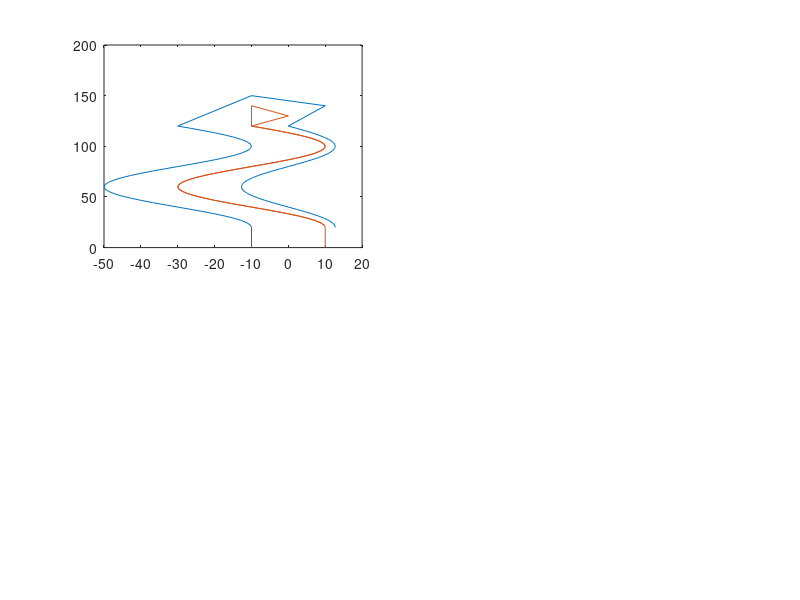

Write MATLAB code to recreate this figure. (Note: this script raises an error after producing the figure.)
% Revision 0.03.0
% Personal Project - Completed: 01.19.2018
%
% Changes:
%	Implemented simple Feed-Forward Neural Network
%	Changed sensor type to 5 range detection
%	Merged two sides of track into one
%	Overhauled range detection algorithm
%	Removed POV view -> Replaced with Sensor Input
%	Removed Sensor Data -> Replaced with Neural Network Output
%	Overhauled Simulation Loop

clear
close all

%% Define Variables

% Loads map automatically from file MAP.mat
% Matrix should be in format:
% [Ax1 ... xn ; Ay1 ... yn ; Bx1 ... Bxn ; By1 ... Byn ];
% Where each coordinate pair (Axn, Ayn) or (Bxn, Byn) makes up one vertex
% of the road edge.

load('MAP.mat') % G_MAP -> GLOBAL MAP
x = (MAP(1,1) + MAP(3,1))/2; % Get starting coordinate
y = (MAP(2,1) + MAP(4,1))/2; % Get starting coordinate
xyxy = [x;y;x;y]; % Coordinate matrix for local coordinate calculations
trajectory = [x;y]; % Define trajectory matrix

% Neural Network Weights & Biases predefined - optimized via Tensorflow
% with backpropogation algorithm.
NNW = [[ 0.1596465   0.44959277 -0.00815194 -0.47613883 -0.16558288];
		[ 0.09106452  0.36212254  0.8983053   0.38876307  0.07883844]];
NNb = [-0.78498626; 0.00216872];

theta = atan2(MAP(2,2)-MAP(2,1) , MAP(1,2)-MAP(1,1)) - pi/2; % Theta for car and map rotation
R = [cos(theta),-sin(theta) ; sin(theta),cos(theta)]; % R -> Car rotation matrix
Rm = [R', zeros(2) ; zeros(2), R']; % Rm -> Map rotation matrix

% Converts Global Map to Local Map
lmap = Rm*(MAP - xyxy(:,ones(1,length(MAP)))); % L_MAP -> LOCAL MAP

IntG = zeros(2,5); % Global Intersect
IntL = zeros(2,5); % Local Intersect

% Simulation Parameters
dt = 0.05;				% Simulation timestep size (seconds)
D = 0.5;				% Distance between car front - back axle
sensorR = 10;			% Sensor Radius
sensorD = zeros(1,5);	% Distance from Sensor (Placeholder)

% Define Car model & create new Car
Car = [0    1   0   -1 0 nan;
	   0 -0.5 1.5 -0.5 0 nan];
CarSensor = [-sensorR 0 nan -sensorR*cosd(45) 0 nan       0 0 nan sensorR*cosd(45) 0 nan sensorR 0;
			        0 0 nan  sensorR*sind(45) 0 nan sensorR 0 nan sensorR*sind(45) 0 nan       0 0];
Car = [Car CarSensor];
CarGlobal = R*Car;

%% GUI
	%% Global Coordinate View
	subplot(2,2,1);
	plot(MAP([1,3],:)', MAP([2,4],:)');
	% PMG => Pointer Marker Global
	pmg = mapshow(IntG(1,:), IntG(2,:), 'DisplayType', 'Point', 'Marker', 'o');
	axis equal
	hold on;
	hcar = plot(CarGlobal(1,:)+x,   CarGlobal(2,:)+y,...
				 trajectory(1,:),   trajectory(2,:), 'r:');
			 % Handle Car Local
	hold off;

	%% Local Coordinate View
	subplot(2,2,2);
	hlmap = plot(lmap([1,3],:)', lmap([2,4],:)'); % Handle Local Map
	% PML => Pointer Marker Local
	pml = mapshow(IntL(:,1), IntL(:,2), 'DisplayType', 'Point', 'Marker', 'o');
	axis ([-20 20 -20 20])
	hold on;
	plot(Car(1,:), Car(2,:));
	hold off;
	grid;

	%% Sensor Data Input
	subplot(2,2,3);
	hsdat = plot((1:5), IntL(2,:), 'o'); % Handle Sensor Data
	set(gca, 'xlim', [0 6], 'ylim', [0 sensorR+5]);
	pl = line([1 1 nan 2 2 nan 3 3 nan 4 4 nan 5 5],...
			  [1 0 nan 2 0 nan 3 0 nan 4 0 nan 5 0]);
	pt = text(zeros(1,5), IntL(2,:), {'1', '2', '3', '4', '5'},...
		'HorizontalAlignment', 'Center');
	
	%% Neural Network Output
	subplot(2,2,4);
	steerplot = [-1;0];
	speedplot = [-1;0];
	hnno = plot(steerplot(1,:), steerplot(2,:), 'r-', speedplot(1,:), speedplot(2,:), 'b-'); % Handle Neural Network Output
	set(gca, 'xlim', [0 500], 'ylim', [-5 20]);
	grid on

%% Simulation Loop
while (1)
	%% World Dynamic
	% Updates world MAP and current CAR location and orientation
	
	R = [cos(theta),-sin(theta) ; sin(theta),cos(theta)];
	CarGlobal = R*Car;
	Rm = [R', zeros(2) ; zeros(2), R'];
	xyxy = [x;y;x;y];
	lmap = Rm*(MAP - xyxy(:,ones(1,length(MAP))));

	%% Sensor Intersect Stuff
	% Sensor handles intersection with polyxpoly()
	% Loops 5 times for each sensor.
	% Code to handle multiple intersection is extremely inelegant and
	% inefficient. Forgot min() max() function existed natively in MATLAB.
	% Can handle multiple intersections
	sensorG = [CarGlobal(1,7:20) ; CarGlobal(2,7:20)] + [x;y];
	sensorL = [Car(1,7:20) ; Car(2,7:20)];
	
	% The following checks if sensor intersects with track
	%	Checks for Global & Local MAP seperately
	%	If doesn't intersect, returns value of sensor's edge
	%		ie, sensor detects no track; return longest distance possible
	%
	%	Intersection = polyxpoly(sensorX, sensorY, mapX, mapY)
	%		Each variable is a matrix corresponding to points of a line
	%		Returns [x-pos y-pos] -> each is an N by 1 matrix
	%		N for number of intersect points
	%
	%	Length = 0
	%		-> return sensor's edge (No Intersect)
	%		Length = 1
	%			-> return Intersect (1 Intersect)
	%		Length > 1
	%			-> return first entry (Multi Intersects)
	
	for i=1:5
		a = 3*i-2; % Extended end of sensor
		b = a+1;   % Origin of sensor
		%% GLOBAL MAP
		LENGTH_L = length(polyxpoly(sensorG(1,a:b), sensorG(2,a:b), MAP(1,:), MAP(2,:)));
		LENGTH_R = length(polyxpoly(sensorG(1,a:b), sensorG(2,a:b), MAP(3,:), MAP(4,:)));
		switch (LENGTH_L + LENGTH_R)
			case 0
				IntG(:,i) = sensorG(:,a);
			case 1
				if (LENGTH_L)
					[IntG(1,i), IntG(2,i)] = polyxpoly(sensorG(1,a:b), sensorG(2,a:b), MAP(1,:), MAP(2,:));
				else
					[IntG(1,i), IntG(2,i)] = polyxpoly(sensorG(1,a:b), sensorG(2,a:b), MAP(3,:), MAP(4,:));
				end
			otherwise
				%% If Intersects Multiple Points
				dmin = sensorR; % Temporary min distance counter
				imax = 0; % Temporary index
				if (LENGTH_L && LENGTH_R)
					%% IF Intersects L & R tracks
					dminl = [sensorR 0]; % Splits LR for distance
					dminr = [sensorR 0];
					[tmpx, tmpy] = polyxpoly(sensorG(1,a:b), sensorG(2,a:b), MAP(1,:), MAP(2,:));
					for j=1:LENGTH_L
						if (dminl(1) >= hypot(tmpx(j)-sensorG(1,2), tmpy(j)-sensorG(2,2)))
							dminl(1) = hypot(tmpx(j)-sensorG(1,2), tmpy(j)-sensorG(2,2));
							dminl(2) = LENGTH_L;
						end
					end
					[tmpx, tmpy] = polyxpoly(sensorG(1,a:b), sensorG(2,a:b), MAP(3,:), MAP(4,:));
					for j=1:LENGTH_R
						if (dminr(1) >= hypot(tmpx(j)-sensorG(1,2), tmpy(j)-sensorG(2,2)))
							dminr(1) = hypot(tmpx(j)-sensorG(1,2), tmpy(j)-sensorG(2,2));
							dminr(2) = LENGTH_L;
						end
					end
					% Checks both L&R then gets the shortest one
					if (dminl(1) >= dminr(1))
						dmin = dminr(1);
						imax = dminr(2);
						[tmpx, tmpy] = polyxpoly(sensorG(1,a:b), sensorG(2,a:b), MAP(3,:), MAP(4,:));
					else
						dmin = dminl(1);
						imax = dminl(2);
						[tmpx, tmpy] = polyxpoly(sensorG(1,a:b), sensorG(2,a:b), MAP(1,:), MAP(2,:));
					end
				else
					%% If Intersects Multiple L but not R
					if (LENGTH_L)
						[tmpx, tmpy] = polyxpoly(sensorG(1,a:b), sensorG(2,a:b), MAP(1,:), MAP(2,:));
						for j=1:LENGTH_L 
							if (dmin >= hypot(tmpx(j)-sensorG(1,2), tmpy(j)-sensorG(2,2))) % Gets the closest intersect
								dmin = hypot(tmpx(j)-sensorG(1,2), tmpy(j)-sensorG(2,2));
								imax = j;
							end
						end
					else
						%% If Intersects Multiple R but not L
						[tmpx, tmpy] = polyxpoly(sensorG(1,a:b), sensorG(2,a:b), MAP(3,:), MAP(4,:));
						for j=1:LENGTH_R 
							if (dmin >= hypot(tmpx(j)-sensorG(1,2), tmpy(j)-sensorG(2,2))) % Gets the closest intersect
								dmin = hypot(tmpx(j)-sensorG(1,2), tmpy(j)-sensorG(2,2));
								imax = j;
							end
						end
					end
				end
				IntG(:,i) = [tmpx(imax), tmpy(imax)];
		end
		%% LOCAL MAP
		LENGTH_L = length(polyxpoly(sensorL(1,a:b), sensorL(2,a:b), lmap(1,:), lmap(2,:)));
		LENGTH_R = length(polyxpoly(sensorL(1,a:b), sensorL(2,a:b), lmap(3,:), lmap(4,:)));
		switch (LENGTH_L + LENGTH_R)
			case 0
				IntL(:,i) = sensorL(:,a);
			case 1
				if (LENGTH_L)
					[IntL(1,i), IntL(2,i)] = polyxpoly(sensorL(1,a:b), sensorL(2,a:b), lmap(1,:), lmap(2,:));
				else
					[IntL(1,i), IntL(2,i)] = polyxpoly(sensorL(1,a:b), sensorL(2,a:b), lmap(3,:), lmap(4,:));
				end
			otherwise
				%% If Intersects Multiple Points
				dmin = sensorR; % Temporary min distance counter
				imax = 0; % Temporary index
				if (LENGTH_L && LENGTH_R)
					%% IF Intersects L & R tracks
					dminl = [sensorR 0]; % Splits LR for distance
					dminr = [sensorR 0];
					[tmpx, tmpy] = polyxpoly(sensorL(1,a:b), sensorL(2,a:b), lmap(1,:), lmap(2,:));
					for j=1:LENGTH_L
						if (dminl(1) >= hypot(tmpx(j), tmpy(j)))
							dminl(1) = hypot(tmpx(j), tmpy(j));
							dminl(2) = LENGTH_L;
						end
					end
					[tmpx, tmpy] = polyxpoly(sensorL(1,a:b), sensorL(2,a:b), lmap(3,:), lmap(4,:));
					for j=1:LENGTH_R
						if (dminr(1) >= hypot(tmpx(j), tmpy(j)))
							dminr(1) = hypot(tmpx(j), tmpy(j));
							dminr(2) = LENGTH_L;
						end
					end
					% Checks both L&R then gets the shortest one
					if (dminl(1) >= dminr(1))
						dmin = dminr(1);
						imax = dminr(2);
						[tmpx, tmpy] = polyxpoly(sensorL(1,a:b), sensorL(2,a:b), lmap(3,:), lmap(4,:));
					else
						dmin = dminl(1);
						imax = dminl(2);
						[tmpx, tmpy] = polyxpoly(sensorL(1,a:b), sensorL(2,a:b), lmap(1,:), lmap(2,:));
					end
				else
					if (LENGTH_L)
						%% If Intersects Multiple L but not R
						[tmpx, tmpy] = polyxpoly(sensorL(1,a:b), sensorL(2,a:b), lmap(1,:), lmap(2,:));
						for j=1:LENGTH_L 
							if (dmin >= hypot(tmpx(j), tmpy(j))) % Gets the closest intersect
								dmin = hypot(tmpx(j), tmpy(j));
								imax = j;
							end
						end
					else
						%% If Intersects Multiple R but not L
						[tmpx, tmpy] = polyxpoly(sensorL(1,a:b), sensorL(2,a:b), lmap(3,:), lmap(4,:));
						for j=1:LENGTH_R 
							if (dmin >= hypot(tmpx(j), tmpy(j))) % Gets the closest intersect
								dmin = hypot(tmpx(j), tmpy(j));
								imax = j;
							end
						end
					end
				end
				IntL(:,i) = [tmpx(imax), tmpy(imax)];
		end
	end
	
	% Update Sensor Data
	for i=1:5
		sensorD(i) = hypot(IntL(1,i),IntL(2,i));
	end
	
	%% Neural Model
	% Simple NN with simple control
	% Current Activation Function: Identity (Do Nothing)
	% Current Output Range: [-1 ; 0] <-> [1 ; 20]
	
	steermodel = (NNW*sensorD' + NNb);
	steering = (steermodel(1))/10;
	speed = (steermodel(2));
	disp(steermodel)
	disp([steering,speed])
	
	%% Car Dynamic
	% Updates CAR dynamics based on NN control
	% Limiting trajectory length creates a moving trajectory
	% Limiting speedplot creates a moving plot
	
	theta = theta + speed*dt/D*steering; % Steering output range [-1:1]
	x = x + speed*dt*cos(theta + pi/2);
	y = y + speed*dt*sin(theta + pi/2);
	trajectory = [trajectory,[x;y]];
	speedplot = [speedplot,[length(trajectory);speed]];
	steerplot = [steerplot,[length(trajectory);steering*10]];
	if (length(trajectory) > 700) % Limits length of trajectory
		trajectory(:,1) = [];
	end
	if (length(speedplot) > 500) % Limits length of speedplot
		speedplot(:,1) = [];
		speedplot(1,:) = (1:500);
	end
	if (length(steerplot) > 500) % Limits length of steerplot
		steerplot(:,1) = [];
		steerplot(1,:) = (1:500);
	end
	
	%% Updates GUI
	
	% Global & Local Map
	set(hlmap(1), 'xdata', lmap(1,:), 'ydata', lmap(2,:));
	set(hlmap(2), 'xdata', lmap(3,:), 'ydata', lmap(4,:));
	set(hcar(1), 'xdata', CarGlobal(1,:)+x, 'ydata', CarGlobal(2,:)+y);
	set(hcar(2), 'xdata', trajectory(1,:), 'ydata', trajectory(2,:));
	% Intersect Marker location
	set(pmg, 'xdata', IntG(1,:), 'ydata', IntG(2,:));
	set(pml, 'xdata', IntL(1,:), 'ydata', IntL(2,:));
	% Sensor Input Data
	set(hsdat(1), 'ydata', sensorD);
	set(pl, 'ydata', [sensorD(1) 0 nan sensorD(2) 0 nan sensorD(3) 0 nan sensorD(4) 0 nan sensorD(5) 0])
	% Sensor Text
	for i=1:5
		set(pt(i), 'string', string(round(sensorD(i),2)), 'position', [i,12]);
	end
	% Neural Output
	set(hnno(1), 'xdata', speedplot(1,:),'ydata', speedplot(2,:));
	set(hnno(2), 'xdata', steerplot(1,:),'ydata', steerplot(2,:));
	drawnow;
end